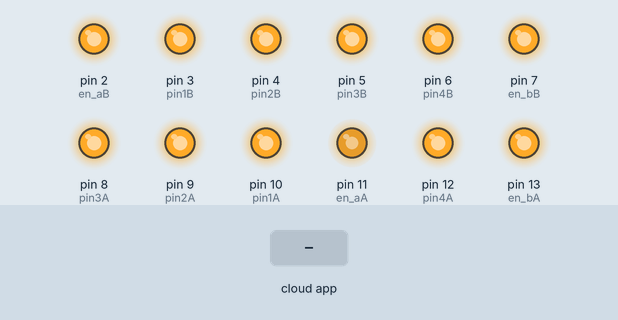
A sketch run on a simulated Arduino Uno, built with avr-gcc and run on an emulated ATmega328P. On the bench: output pins drawn as LEDs (lit = HIGH). Inputs (shaded band) come from the test bench. The ROS host is connected and sends only what is stated.

Above: at 1.2 s.
1.3 s: the phone or cloud app sets linear.x to -100
At 2.4 s:
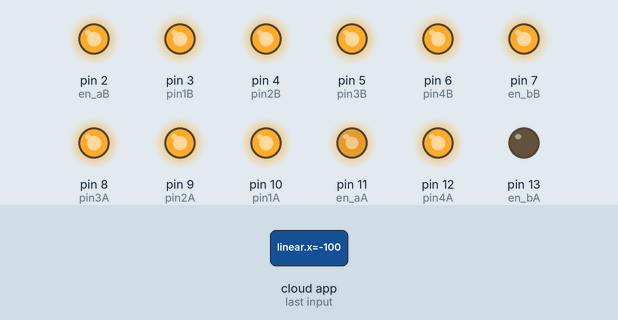
2.9 s: the phone or cloud app sets angular.z to 0
At 4.1 s:
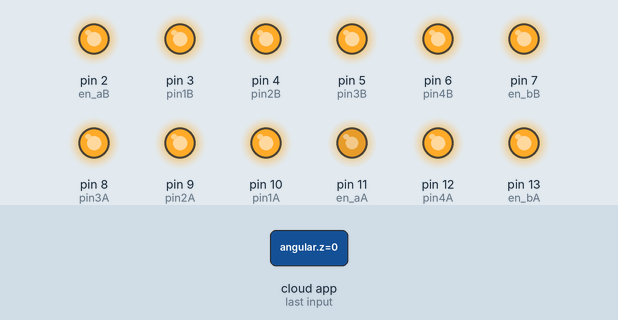
4.4 s: the phone or cloud app sets linear.x to 100
At 5.5 s:
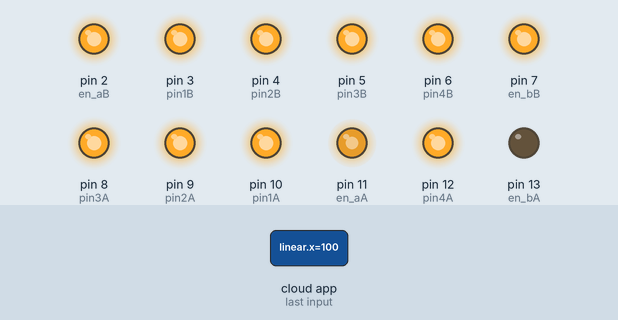
5.9 s: the phone or cloud app sets angular.z to 0
At 6.8 s:
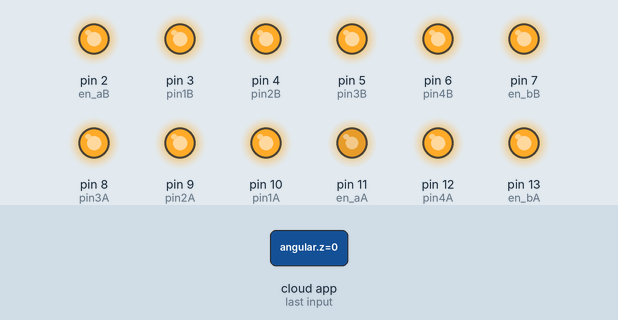
7.4 s: the phone or cloud app sets angular.z to -100
At 8.5 s:
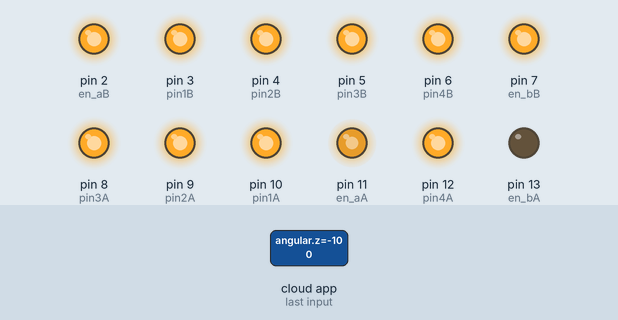
8.9 s: the phone or cloud app sets linear.x to 0
At 9.3 s:
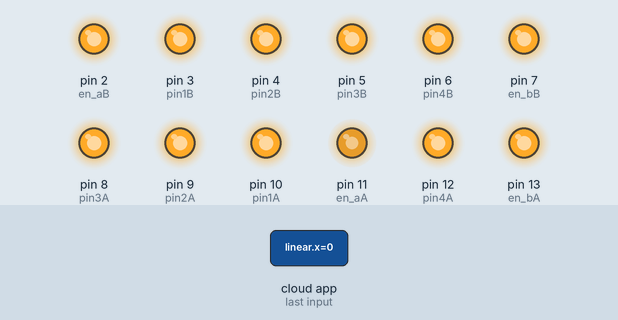
Timing chart, 0 to 11.4 s (numbered marks = the images above; inputs shaded):
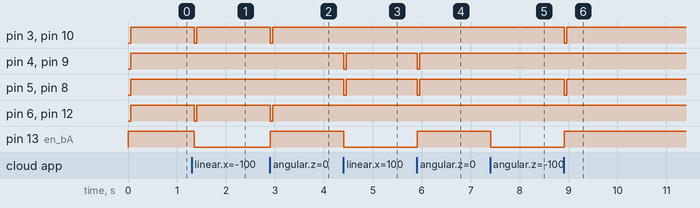

The sketch:

rover_control.ino
```cpp
int pin1A=10, pin2A=9, pin3A=8, pin4A=12, pin1B=3, pin2B=4, pin3B=5, pin4B=6, en_aA=11, en_bA=13, en_aB=2, en_bB=7,x;

#include <ros.h>
#include <geometry_msgs/Twist.h>

ros::NodeHandle  nh;


float lin=0,ang=0;
int pos;
void control_cb( const geometry_msgs::Twist& msg){
  lin=msg.linear.x;
  ang=msg.angular.z;
  digitalWrite(13, HIGH-digitalRead(13));  //toggle led
}


ros::Subscriber<geometry_msgs::Twist> sub("/turtle1/cmd_vel", control_cb);

void setup(){
  pinMode(13, OUTPUT);
  pinMode (2,OUTPUT);
  pinMode (3,OUTPUT);
  pinMode (4,OUTPUT);
  pinMode (5,OUTPUT);
  pinMode (6,OUTPUT);
  pinMode (7,OUTPUT);pinMode (8,OUTPUT);pinMode (9,OUTPUT);pinMode (10,OUTPUT);
  pinMode (11,OUTPUT);
  pinMode (12,OUTPUT);
  pinMode (13,OUTPUT);

  nh.initNode();
  nh.subscribe(sub);

  analogWrite (en_aA,200);
  analogWrite (en_bA,200);
  analogWrite (en_aB,200);
  analogWrite (en_bB,200);
}

void loop(){
  nh.spinOnce();
  delay(1);
  if(lin>0 && ang==0){
    digitalWrite (pin1A, HIGH);
    digitalWrite (pin2A, LOW);
    digitalWrite (pin3A, LOW);
    digitalWrite (pin4A, HIGH);

    digitalWrite (pin1B, HIGH);
    digitalWrite (pin2B, LOW);
    digitalWrite (pin3B, LOW);
    digitalWrite (pin4B, HIGH);
    }
  if(lin<0 && ang==0){
    digitalWrite (pin1A, LOW);
    digitalWrite (pin2A, HIGH);
    digitalWrite (pin3A, HIGH);
    digitalWrite (pin4A, LOW);

    digitalWrite (pin1B, LOW);
    digitalWrite (pin2B, HIGH);
    digitalWrite (pin3B, HIGH);
    digitalWrite (pin4B, LOW);
    }
  if(lin==0 && ang<0){
    digitalWrite (pin1A, LOW);
    digitalWrite (pin2A, HIGH);
    digitalWrite (pin3A, LOW);
    digitalWrite (pin4A, HIGH);

    digitalWrite (pin1B, LOW);
    digitalWrite (pin2B, HIGH);
    digitalWrite (pin3B, LOW);
    digitalWrite (pin4B, HIGH);
  }
  if(lin==0 && ang>0){
    digitalWrite (pin1A, HIGH);
    digitalWrite (pin2A, LOW);
    digitalWrite (pin3A, HIGH);
    digitalWrite (pin4A, LOW);

    digitalWrite (pin1B, HIGH);
    digitalWrite (pin2B, LOW);
    digitalWrite (pin3B, HIGH);
    digitalWrite (pin4B, LOW);
  }
  delay(50);
  lin=0;
  ang=0;
  digitalWrite (pin1A, HIGH);
  digitalWrite (pin2A, HIGH);
  digitalWrite (pin3A, HIGH);
  digitalWrite (pin4A, HIGH);

  digitalWrite (pin1B, HIGH);
  digitalWrite (pin2B, HIGH);
  digitalWrite (pin3B, HIGH);
  digitalWrite (pin4B, HIGH);
}
```

Measured:
- after the input at 1.3 s, pin 3 (pin1B), pin 6 (pin4B), pin 10 (pin1A), pin 12 (pin4A): HIGH → LOW after 0.05 s, → HIGH 0.05 s later; pin 13 (en_bA): HIGH → LOW after 0.05 s
- after the input at 2.9 s, pin 3 (pin1B), pin 6 (pin4B), pin 10 (pin1A), pin 12 (pin4A): HIGH → LOW at once, → HIGH 0.05 s later; pin 13 (en_bA): LOW → HIGH at once
- after the input at 4.4 s, pin 4 (pin2B), pin 5 (pin3B), pin 8 (pin3A), pin 9 (pin2A): HIGH → LOW at once, → HIGH 0.05 s later; pin 13 (en_bA): HIGH → LOW at once
- after the input at 5.9 s, pin 4 (pin2B), pin 5 (pin3B), pin 8 (pin3A), pin 9 (pin2A): HIGH → LOW at once, → HIGH 0.05 s later; pin 13 (en_bA): LOW → HIGH at once
- after the input at 7.4 s, pin 13 (en_bA): HIGH → LOW at once
- after the input at 8.9 s, pin 3 (pin1B), pin 5 (pin3B), pin 8 (pin3A), pin 10 (pin1A): HIGH → LOW at once, → HIGH 0.05 s later; pin 13 (en_bA): LOW → HIGH at once
